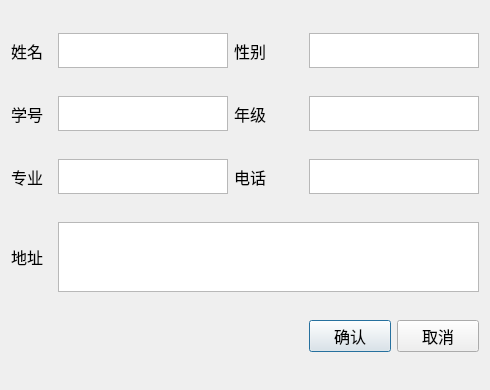
<?xml version="1.0" encoding="UTF-8"?>
<ui version="4.0">
 <class>Dialog</class>
 <widget class="QDialog" name="Dialog">
  <property name="geometry">
   <rect>
    <x>0</x>
    <y>0</y>
    <width>490</width>
    <height>390</height>
   </rect>
  </property>
  <property name="minimumSize">
   <size>
    <width>0</width>
    <height>71</height>
   </size>
  </property>
  <property name="windowTitle">
   <string>Dialog</string>
  </property>
  <layout class="QGridLayout" name="gridLayout">
   <item row="0" column="0">
    <widget class="QLabel" name="label_6">
     <property name="font">
      <font>
       <family>Adobe Fangsong Std</family>
       <pointsize>12</pointsize>
      </font>
     </property>
     <property name="text">
      <string>姓名</string>
     </property>
    </widget>
   </item>
   <item row="0" column="1">
    <widget class="QTextEdit" name="textEditName_2">
     <property name="minimumSize">
      <size>
       <width>170</width>
       <height>35</height>
      </size>
     </property>
     <property name="maximumSize">
      <size>
       <width>170</width>
       <height>35</height>
      </size>
     </property>
     <property name="font">
      <font>
       <family>Adobe Fangsong Std</family>
       <pointsize>12</pointsize>
      </font>
     </property>
    </widget>
   </item>
   <item row="0" column="2">
    <widget class="QLabel" name="label_7">
     <property name="font">
      <font>
       <family>Adobe Fangsong Std</family>
       <pointsize>12</pointsize>
      </font>
     </property>
     <property name="text">
      <string>性别</string>
     </property>
    </widget>
   </item>
   <item row="0" column="3" colspan="2">
    <widget class="QTextEdit" name="textEditGender">
     <property name="minimumSize">
      <size>
       <width>170</width>
       <height>35</height>
      </size>
     </property>
     <property name="maximumSize">
      <size>
       <width>170</width>
       <height>35</height>
      </size>
     </property>
     <property name="font">
      <font>
       <family>Adobe Fangsong Std</family>
       <pointsize>12</pointsize>
      </font>
     </property>
    </widget>
   </item>
   <item row="1" column="0">
    <widget class="QLabel" name="label_8">
     <property name="font">
      <font>
       <family>Adobe Fangsong Std</family>
       <pointsize>12</pointsize>
      </font>
     </property>
     <property name="text">
      <string>学号</string>
     </property>
    </widget>
   </item>
   <item row="1" column="1">
    <widget class="QTextEdit" name="textEditID">
     <property name="minimumSize">
      <size>
       <width>170</width>
       <height>35</height>
      </size>
     </property>
     <property name="maximumSize">
      <size>
       <width>170</width>
       <height>35</height>
      </size>
     </property>
     <property name="font">
      <font>
       <family>Adobe Fangsong Std</family>
       <pointsize>12</pointsize>
      </font>
     </property>
    </widget>
   </item>
   <item row="1" column="2">
    <widget class="QLabel" name="label_9">
     <property name="font">
      <font>
       <family>Adobe Fangsong Std</family>
       <pointsize>12</pointsize>
      </font>
     </property>
     <property name="text">
      <string>年级</string>
     </property>
    </widget>
   </item>
   <item row="1" column="3" colspan="2">
    <widget class="QTextEdit" name="textEditGrade_2">
     <property name="minimumSize">
      <size>
       <width>170</width>
       <height>35</height>
      </size>
     </property>
     <property name="maximumSize">
      <size>
       <width>170</width>
       <height>35</height>
      </size>
     </property>
     <property name="font">
      <font>
       <family>Adobe Fangsong Std</family>
       <pointsize>12</pointsize>
      </font>
     </property>
    </widget>
   </item>
   <item row="2" column="0">
    <widget class="QLabel" name="label_11">
     <property name="font">
      <font>
       <family>Adobe Fangsong Std</family>
       <pointsize>12</pointsize>
      </font>
     </property>
     <property name="text">
      <string>专业</string>
     </property>
    </widget>
   </item>
   <item row="2" column="1">
    <widget class="QTextEdit" name="textEditMajor_2">
     <property name="minimumSize">
      <size>
       <width>170</width>
       <height>35</height>
      </size>
     </property>
     <property name="maximumSize">
      <size>
       <width>170</width>
       <height>35</height>
      </size>
     </property>
     <property name="font">
      <font>
       <family>Adobe Fangsong Std</family>
       <pointsize>12</pointsize>
      </font>
     </property>
    </widget>
   </item>
   <item row="2" column="2">
    <widget class="QLabel" name="label_12">
     <property name="font">
      <font>
       <family>Adobe Fangsong Std</family>
       <pointsize>12</pointsize>
      </font>
     </property>
     <property name="text">
      <string>电话</string>
     </property>
    </widget>
   </item>
   <item row="2" column="3" colspan="2">
    <widget class="QTextEdit" name="textEditPhone_2">
     <property name="minimumSize">
      <size>
       <width>170</width>
       <height>35</height>
      </size>
     </property>
     <property name="maximumSize">
      <size>
       <width>170</width>
       <height>35</height>
      </size>
     </property>
     <property name="font">
      <font>
       <family>Adobe Fangsong Std</family>
       <pointsize>12</pointsize>
      </font>
     </property>
    </widget>
   </item>
   <item row="3" column="0">
    <widget class="QLabel" name="label_10">
     <property name="font">
      <font>
       <family>Adobe Fangsong Std</family>
       <pointsize>12</pointsize>
      </font>
     </property>
     <property name="text">
      <string>地址</string>
     </property>
    </widget>
   </item>
   <item row="3" column="1" colspan="4">
    <widget class="QTextEdit" name="textEditAddr">
     <property name="minimumSize">
      <size>
       <width>421</width>
       <height>70</height>
      </size>
     </property>
     <property name="maximumSize">
      <size>
       <width>421</width>
       <height>70</height>
      </size>
     </property>
     <property name="font">
      <font>
       <family>Adobe Fangsong Std</family>
       <pointsize>12</pointsize>
      </font>
     </property>
    </widget>
   </item>
   <item row="4" column="0" colspan="3">
    <spacer name="horizontalSpacer">
     <property name="orientation">
      <enum>Qt::Horizontal</enum>
     </property>
     <property name="sizeHint" stdset="0">
      <size>
       <width>265</width>
       <height>20</height>
      </size>
     </property>
    </spacer>
   </item>
   <item row="4" column="3">
    <widget class="QPushButton" name="pushButtonOk">
     <property name="font">
      <font>
       <family>Adobe Fangsong Std</family>
       <pointsize>12</pointsize>
      </font>
     </property>
     <property name="text">
      <string>确认</string>
     </property>
    </widget>
   </item>
   <item row="4" column="4">
    <widget class="QPushButton" name="pushButtonCancel">
     <property name="font">
      <font>
       <family>Adobe Fangsong Std</family>
       <pointsize>12</pointsize>
      </font>
     </property>
     <property name="text">
      <string>取消</string>
     </property>
    </widget>
   </item>
  </layout>
 </widget>
 <resources/>
 <connections/>
</ui>
